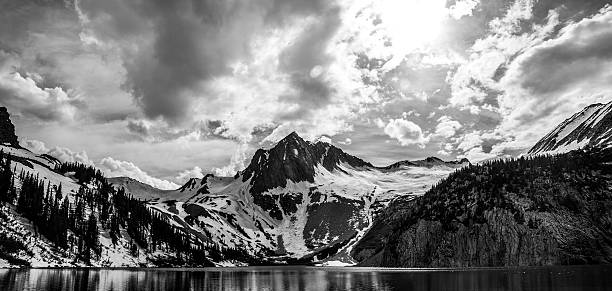
//> input picture photo.jpg, 612 x 291 px
$ ./kmeans_grey   (built with g++ and OpenCV 4)
//> lines starting //> are read from the running program, lines starting //| are printed output that depends on the picture
#include <opencv2/core.hpp>
#include <opencv2/imgcodecs.hpp>
#include <opencv2/highgui.hpp>
#include <opencv2/imgproc/imgproc.hpp>
//
#include <iostream>
//
using namespace std ;
using namespace cv  ;
//
//
//
class Obj
{
   private :
      //
      int myValue ;
      int myCount ;
      //
   public :
      //
      Obj()
      {
         myValue = 0 ;
         myCount = 0 ;
      }
      //
      Obj( int value )
      {
         myValue = value ;
         myCount = 0 ;
      }
      //
      ~Obj()
      {
         // called de-structor
      }
      //
      int getValue()
      {
         return myValue ;
      }
      //
      int getCount()
      {
         return myCount ;
      }
      //
      void setValue( int v )
      {
         myValue = v ;
      }
      //
      void setCount( int c )
      {
         myCount = c ;
      }
      //
      int distance( int v )
      {
         int dv = myValue - v ;
         //
         return dv*dv ;
      }
} ;
//
//
//
int main( int argc , char* argv[] ) {
   Mat img ;
   //
   img = imread( "photo.jpg" , IMREAD_UNCHANGED ) ;
//> img is the input picture: 291 rows x 612 cols, CV_8UC3; min 0, max 255, mean 126.8
   //
   cout << img . channels() << endl ;
//| 3
   //
   //
   //
   const int k = 3;
    RNG rng(1822994);
    unsigned int x = rng.next();
    int limit = x * 255.0 / UINT_MAX;;
   Obj arr[k];
    arr[0].setValue(limit);
    cout << limit << " ";
    x = rng.next();
     limit = x * 255.0 / UINT_MAX;;
    arr[1].setValue(limit);
    cout << limit << " ";
    x = rng.next();
     limit = x * 255.0 / UINT_MAX;;
    arr[2].setValue(limit);
    cout << limit << endl;

    int vals[k];
    vals[0] = 0;
    vals[1] = 0;
    vals[2] = 0;
   //
   //
   //
   for(int q = 0; q < 100; q++) {
       vals[0] = 0;
        vals[1] = 0;
        vals[2] = 0;
       for( int r = 0 ; r < img . rows ; r++ )
       {
          for( int c = 0 ; c < img . cols ; c++ )
          {
             int pixel = img . at<uchar> ( r , c ) ;
             //
             int distArr[k];

              int minVal = arr[0].distance(pixel);
              int minK = 0;

              for (int j = 0; j < k; j++) {
                  distArr[j] = arr[j].distance(pixel);

                  if(distArr[j]<minVal) {
                      minVal = distArr[j];
                      minK = j;
                  }
              }

              vals[minK] += pixel;
              arr[minK].setCount(arr[minK].getCount() + 1);
          }
       }
        for(int i = 0; i < k; i++) {
            if(arr[i].getCount() == 0) {
                arr[i].setCount(1);
            }
            //cout << arr[i].getCount() << " " << arr[1].getValue() << endl;
            arr[i].setValue((int)(vals[i]/arr[i].getCount()));
            arr[i].setCount(0);
             //cout << arr[i].getValue() << endl;
        }
   }
//> after the loop, vals = [12765354, 749073, 7084068]

    for( int r = 0 ; r < img . rows ; r++ )
   {
      for( int c = 0 ; c < img . cols ; c++ )
      {
         int pixel = img . at<uchar> ( r , c ) ;

          int closestVal = arr[0].distance(pixel);;
          int val = arr[0].getValue();

          for(int f = 0; f < k; f++) {
              if (closestVal > arr[f].distance(pixel)) {
                  val = arr[f].getValue();
                  closestVal = arr[f].distance(pixel);
              }
          }
            img . at<uchar> ( r , c ) = val ;
      }
   }
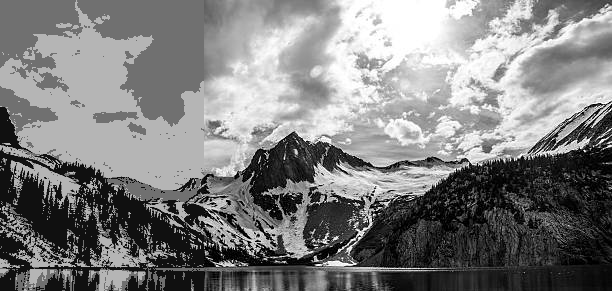
//> img: 291 rows x 612 cols, CV_8UC3; min 0, max 255, mean 126.5

    int c1 = 0;
    int c2 = 0;
    int c3 = 0;

    for( int r = 0 ; r < img . rows ; r++ )
   {
      for( int c = 0 ; c < img . cols ; c++ )
      {
         int pixel = img . at<uchar> ( r , c ) ;

          if(pixel == arr[0].getValue()) {
              c1 += 1;
          }
          if(pixel == arr[1].getValue()) {
              c2 += 1;
          }
          if(pixel == arr[2].getValue()) {
              c3 += 1;
          }
      }
   }
//> this loop made 291 passes
//> (c1, c3) on passes 1 to 3: (3, 609), (6, 1218), (15, 1821)
//> after the loop, c1 = 70305; c2 = 44952; c3 = 62835
    cout << arr[0].getValue() << " " << arr[1].getValue() << " " << arr[2].getValue() << endl;
    c1 = int(100 * c1/(img.rows*img.cols));
//> c1 = 39
    c2 = int(100 * c2/(img.rows*img.cols));
//> c2 = 25
    c3 = int(100 * c3/(img.rows*img.cols));
//> c3 = 35
    cout << c1 << " " << c2 << " " << c3 << endl;
//| 39 25 35

   //
   //
   //
   imwrite( "img.png" , img ) ;
   //
   waitKey() ;
   //
   return 0 ;
}
//
// end
//

$ run again, with owl.jpg copied over photo.jpg
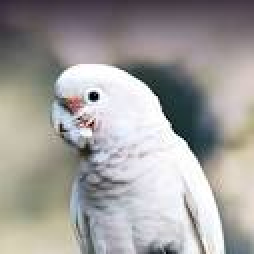
//> input picture owl.jpg, 127 x 127 px (shown 2 times larger)
//> img is the input picture: 127 rows x 127 cols, CV_8UC3; mean B, G, R 156.7, 158.5, 161.1
//| 3
//> after the loop `for(int q = 0; q < 100; q++)`: vals = [1125684, 343828, 858355]
//> after the loop `for( int r = 0 ; r < img . rows ; r++ )`:
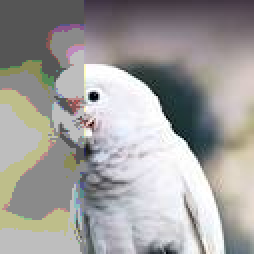
//> img: 127 rows x 127 cols, CV_8UC3 (shown 2 times larger); mean B, G, R 156.9, 158.5, 160.4
//> the loop `for( int r = 0 ; r < img . rows ; r++ )` made 127 passes
//> (c1, c2, c3) on passes 1 to 8: (0, 127, 0), (0, 254, 0), (0, 381, 0), (0, 508, 0), (0, 635, 0), (0, 762, 0), (0, 889, 0), (0, 1016, 0)
//> after the loop `for( int r = 0 ; r < img . rows ; r++ )`: c1 = 5904; c2 = 4039; c3 = 6186
//> `c1 = int(100 * c1/(img.rows*img.cols));`: c1 = 36
//> `c2 = int(100 * c2/(img.rows*img.cols));`: c2 = 25
//> `c3 = int(100 * c3/(img.rows*img.cols));`: c3 = 38
//| 36 25 38

$ run again, with download.jpeg copied over photo.jpg
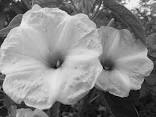
//> input picture download.jpeg, 156 x 117 px
//> img is the input picture: 117 rows x 156 cols, CV_8UC3; min 0, max 255, mean 134.9
//| 3
//> after the loop `for(int q = 0; q < 100; q++)`: vals = [2393922, 168549, 299409]
//> after the loop `for( int r = 0 ; r < img . rows ; r++ )`:
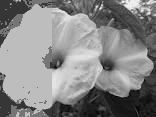
//> img: 117 rows x 156 cols, CV_8UC3; min 0, max 255, mean 134.7
//> the loop `for( int r = 0 ; r < img . rows ; r++ )` made 117 passes
//> (c1, c2, c3) on passes 1 to 8: (12, 60, 84), (12, 123, 177), (12, 213, 243), (12, 309, 303), (24, 423, 333), (39, 519, 378), (60, 606, 426), (93, 696, 459)
//> after the loop `for( int r = 0 ; r < img . rows ; r++ )`: c1 = 12627; c2 = 3069; c3 = 2556
//> `c1 = int(100 * c1/(img.rows*img.cols));`: c1 = 69
//> `c2 = int(100 * c2/(img.rows*img.cols));`: c2 = 16
//> `c3 = int(100 * c3/(img.rows*img.cols));`: c3 = 14
//| 69 16 14
